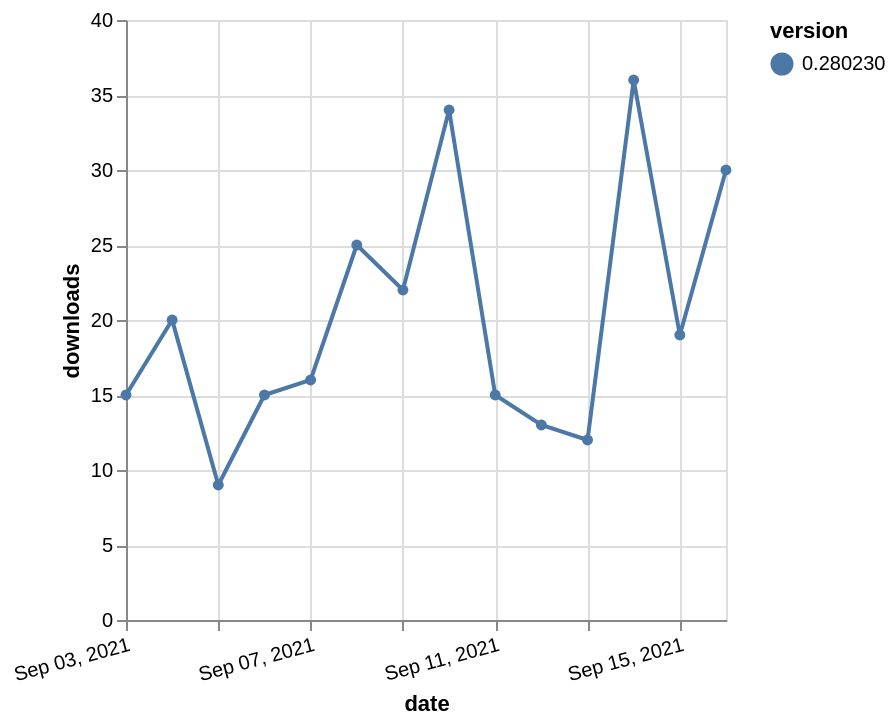

This figure's Vega-Lite source:
### Vega-Lite specification from a JSON file in a GitHub repository (floating-point values rounded to 4 significant figures)
{"$schema": "https://vega.github.io/schema/vega-lite/v5.json", "description": "A simple bar chart with embedded data.", "data": {"values": [{"date": "2021-09-03", "total": 33077, "delta": 15, "version": "0.280230"}, {"date": "2021-09-04", "total": 33097, "delta": 20, "version": "0.280230"}, {"date": "2021-09-05", "total": 33106, "delta": 9, "version": "0.280230"}, {"date": "2021-09-06", "total": 33121, "delta": 15, "version": "0.280230"}, {"date": "2021-09-07", "total": 33137, "delta": 16, "version": "0.280230"}, {"date": "2021-09-08", "total": 33162, "delta": 25, "version": "0.280230"}, {"date": "2021-09-09", "total": 33184, "delta": 22, "version": "0.280230"}, {"date": "2021-09-10", "total": 33218, "delta": 34, "version": "0.280230"}, {"date": "2021-09-11", "total": 33233, "delta": 15, "version": "0.280230"}, {"date": "2021-09-12", "total": 33246, "delta": 13, "version": "0.280230"}, {"date": "2021-09-13", "total": 33258, "delta": 12, "version": "0.280230"}, {"date": "2021-09-14", "total": 33294, "delta": 36, "version": "0.280230"}, {"date": "2021-09-15", "total": 33313, "delta": 19, "version": "0.280230"}, {"date": "2021-09-16", "total": 33343, "delta": 30, "version": "0.280230"}]}, "width": "container", "mark": {"type": "line", "point": {"filled": true}}, "encoding": {"x": {"field": "date", "type": "temporal", "timeUnit": "yearmonthdate", "title": "date", "axis": {"labelAngle": -15}}, "y": {"field": "delta", "type": "quantitative", "title": "downloads"}, "color": {"field": "version", "type": "nominal"}, "tooltip": {"field": "delta"}}}
